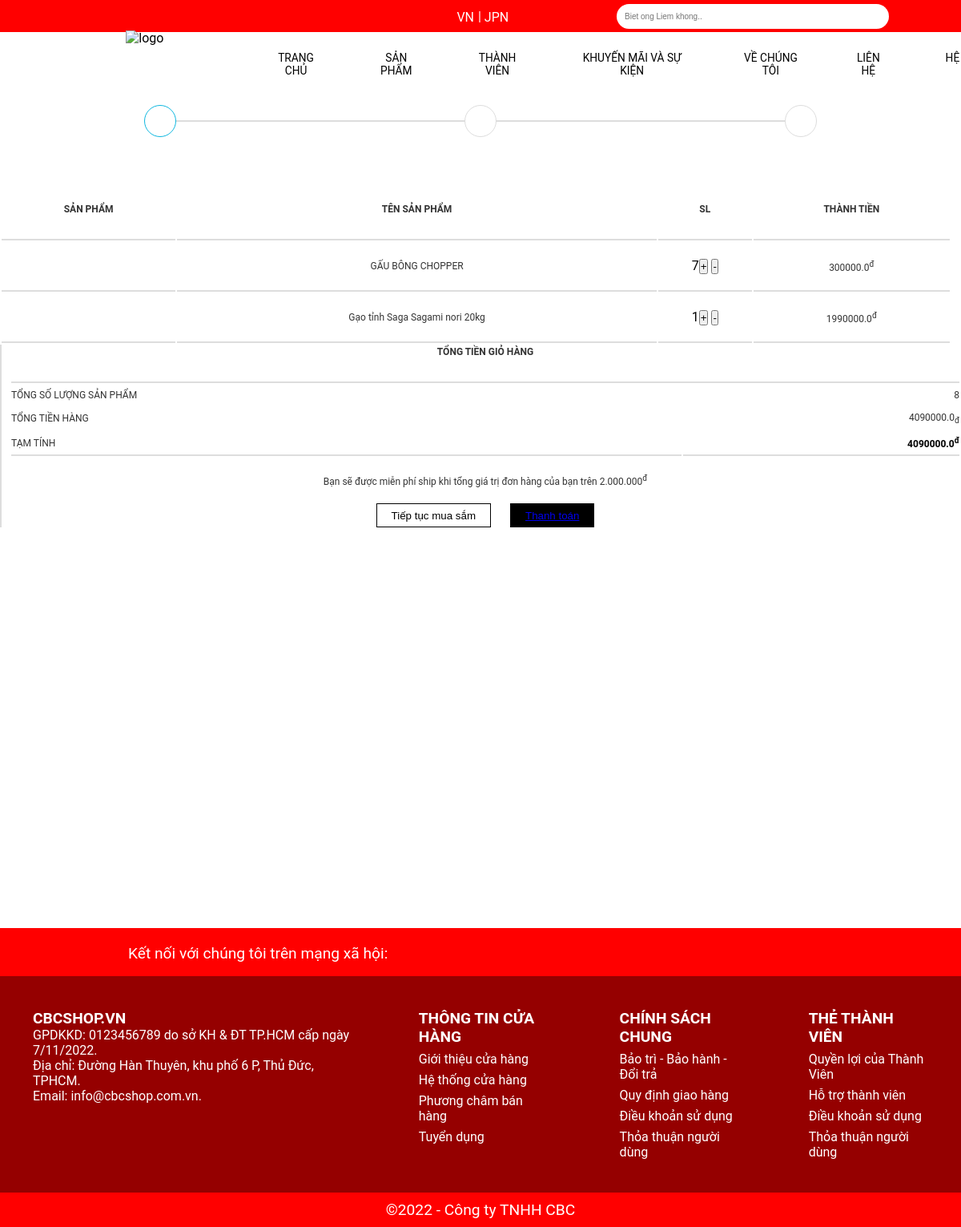
The app's page /cart/ (signed in) with its own data.
### my_app/models.py (models this page shows, shortened)
class OrderItem(models.Model):
    product = models.ForeignKey(Product, on_delete=models.SET_NULL,blank=True,null=True)
    order = models.ForeignKey(Order, on_delete=models.SET_NULL, blank=True, null=True)
    quantity = models.IntegerField(default=0,null=True,blank=True)
    date_added = models.DateTimeField(auto_now_add=True)
    @property
    def get_total(self):
        total = self.product.price * self.quantity
        return total

class Product(models.Model):
    ID = models.IntegerField(primary_key=True)
    category = models.ManyToManyField(Category,related_name="product")
    name = models.CharField(max_length=200, null=True)
    price = models.FloatField()
    categy = models.CharField(max_length=200,null=True)
    sell = models.IntegerField()
    image = models.ImageField(null=True,blank=True)
    sale = models.IntegerField(null=True)
    @property
    def ImageURL(self):
        try:
            url = self.image.url
        except:
            url = ''
        return url

class Order(models.Model):
    customer = models.ForeignKey(User, on_delete=models.SET_NULL,blank=True,null=True)
    date_order = models.DateTimeField(auto_now_add=True)
    complete = models.BooleanField(default = False,null=True,blank=False)
    transaction_id = models.CharField(max_length=200,null=True)
    @property
    def get_cart_item(self):
        orderitems = self.orderitem_set.all()
        total = sum([item.quantity for item in orderitems])
        return total
    @property
    def get_cart_total(self):
        orderitems = self.orderitem_set.all()
        total = sum([item.get_total for item in orderitems])
        return total

### my_app/views.py (the view, shortened to what this page needs)
# urls.py: path('cart/',views.cart, name='cart'),
def cart(request):
    if request.user.is_authenticated:
        customer = request.user
        order, created = Order.objects.get_or_create(customer = customer,complete = False)
        items = order.orderitem_set.all()
        cartItems = order.get_cart_item
        user_login = "hidden"
        user_logout = "show"
        if request.user.is_staff:
            user_staff = "show"
        else:
            user_staff = "hidden"
    categories = Category.objects.filter(is_sub=False)
    context={'items':items, 'order':order, 'user_login':user_login, 'user_logout':user_logout,"cartItems":cartItems,'user_staff':user_staff,'categories':categories}
    return render(request, 'html/cart.html', context)

### my_app/templates/html/cart.html
{% extends 'html/base.html' %}
{% load static %}
{% block cart_content %}
<head>
    <link rel="stylesheet" href="{% static 'assets/cart.css' %}">
</head>
<section class="cart">
    <div class="container">
        <div class="cart-top-wrap">
            <div class="cart-top">
                <div class="cart-top-cart cart-top-item">
                    <i class="fas fa-shopping-cart"></i>
                </div>
                <div class="cart-top-adress cart-top-item">
                    <i class="fas fa-map-marker-alt"></i>
                </div>
                <div class="cart-top-payment cart-top-item">
                    <i class="fas fa-money-check-alt"></i>
                </div>
            </div>
        </div>
        <div class="container">
            <div class="cart-content row">
                <div class="cart-content-left">
                    <table>
                        <tr>
                            <th>Sản phẩm</th>
                            <th>Tên sản phẩm</th>
                            <th>SL</th>
                            <th>Thành tiền</th>
                        </tr>
                        {% for item in items %}
                        <tr>
                            <td><img src="{{item.product.ImageURL}}" alt=""></td>
                            <td><p>{{item.product.name}}</p></td>
                            <td>{{item.quantity}}<button data-product="{{item.product.ID}}" data-action="add" class="update-cart">+</button>
                                <button data-product="{{item.product.ID}}" data-action="remove" class="update-cart">-</button></td>
                            <td><p>{{item.product.price}}<sup>đ</sup></p></td>
                        </tr>
                        {% endfor %}
                    </table>
                </div>
                <div class="cart-content-right">
                    <table>
                        <tr>
                            <th colspan="2">TỔNG TIỀN GIỎ HÀNG</th>
                        </tr>
                        <tr>
                            <td>TỔNG SỐ LƯỢNG SẢN PHẨM</td>
                            <td>{{order.get_cart_item}}</td>
                        </tr>
                        <tr>
                            <td>TỔNG TIỀN HÀNG</td>
                            <td><p>{{order.get_cart_total}}<sub>đ</sub></p></td>
                        </tr>
                        <tr>
                            <td>TẠM TÍNH</td>
                            <td><p style="color: black; font-weight: bold;">{{order.get_cart_total}}<sup>đ</sup></p></td>
                        </tr>
                    </table>
                    <div class="cart-content-right-text">
                        <p>Bạn sẽ được miễn phí ship khi tổng giá trị đơn hàng của bạn trên 2.000.000<sup>đ</sup></p>
                    </div>
                    <div class="cart-content-right-button">
                        <button>Tiếp tục mua sắm</button>
                        <button><a href="{% url 'delivery' %}">Thanh toán</a></button>
                    </div>
                </div>
            </div>
        </div>
    </div>
</section>
{% endblock cart_content %}

### my_app/static/assets/style.css (style rules this page uses)
* { margin: 0; padding: 0; box-sizing: border-box; }
body { font-family: roboto; }
a { text-decoration: non; }

### my_app/static/assets/cart.css (style rules this page uses)
.cart { padding: 100px 0; }
.cart-top-wrap { display: flex; justify-content: center; align-items: center; }
.cart-top { height: 2px; width: 70%; background-color: #dddddd; display: flex; justify-content: space-between; align-items: center; margin: 50px 0 100px; }
.cart-top-item { width: 40px; height: 40px; border-radius: 50px; border: 1px solid #dddddd; display: flex; align-items: center; justify-content: center; background: #ffffff; }
.cart-top-item i { color: #dddddd; }
.cart-top-cart { border: 1px solid #0db7e0; }
.cart-top-cart i { color: #0db7e0; }
.cart-content-left { flex:2; padding-right: 12px; }
.cart-content-left table { width:100%; text-align: center; }
.cart-content-left table th { padding-bottom: 30px; font-family: var(--main-text-font); font-size: 12px; text-transform: uppercase; color: #333; border-collapse: collapse; border-bottom: 2px solid #dddddd; }
.cart-content-left table p { font-family: var(--main-text-font); font-size: 12px; color: #333; }
.cart-content-left table td { padding:20px 0; border-bottom: 2px solid #dddddd; }
.cart-content-left table td:nth-child(2) { max-width: 13000px; }
.cart-content-right { flex:1; padding-left: 10px; border-left: 2px solid #dddddd; }
.cart-content-right table { width: 100%; }
.cart-content-right table th { padding-bottom: 30px; font-family: var(--main-text-font); font-size: 12px; color: #333; border-collapse: collapse; border-bottom: 2px solid #dddddd; }
.cart-content-right table td { font-family: var(--main-text-font); font-size: 12px; color: #333; padding: 6px 0; }
.cart-content-right tr:nth-child(4) td { border-collapse: collapse; border-bottom: 2px solid #dddddd; }
.cart-content-right tr td:last-child { text-align: right; }
.cart-content-right-text { margin:20px 0; text-align: center; }
.cart-content-right-text p { font-family: var(--main-text-font); font-size: 12px; color: #333; }
.cart-content-right-button { text-align: center; align-items: center; }
.cart-content-right-button button { padding: 0 18px; height: 30px; cursor: pointer; }
.cart-content-right-button button:first-child { background-color: #ffffff; border: 1px solid black; margin-right: 20px; }
.cart-content-right-button button:last-child { background-color: black; color: #ffffff; border: none; border: 1px solid black; }

### records on screen
OrderItem: product.name "GẤU BÔNG CHOPPER", quantity "7", product.price "300000.0"
OrderItem: product.name "Gạo tỉnh Saga Sagami nori 20kg", quantity "1", product.price "1990000.0"
Order: get_cart_item "8", get_cart_total "4090000.0"
